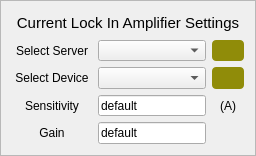
          <widget class="QFrame" name="frame_Current_Lockin_Setting">
           <property name="styleSheet">
            <string notr="true">#frame_Current_Lockin_Setting{
border:1px solid rgb(168,168,168)
}</string>
           </property>
           <property name="frameShape">
            <enum>QFrame::StyledPanel</enum>
           </property>
           <property name="frameShadow">
            <enum>QFrame::Raised</enum>
           </property>
           <layout class="QGridLayout" name="gridLayout_2" rowstretch="1,1,1,1,1" columnstretch="20,0,0">
            <item row="2" column="0">
             <widget class="QLabel" name="label_10">
              <property name="minimumSize">
               <size>
                <width>60</width>
                <height>20</height>
               </size>
              </property>
              <property name="styleSheet">
               <string notr="true">#label_ImageNum{
color: rgb(168, 168, 168)
}</string>
              </property>
              <property name="text">
               <string>Select Device</string>
              </property>
              <property name="alignment">
               <set>Qt::AlignCenter</set>
              </property>
             </widget>
            </item>
            <item row="2" column="1">
             <widget class="QComboBox" name="comboBox_Current_LI_SelectDevice">
              <property name="sizePolicy">
               <sizepolicy hsizetype="Preferred" vsizetype="Preferred">
                <horstretch>0</horstretch>
                <verstretch>0</verstretch>
               </sizepolicy>
              </property>
              <property name="minimumSize">
               <size>
                <width>50</width>
                <height>20</height>
               </size>
              </property>
              <property name="maximumSize">
               <size>
                <width>16777215</width>
                <height>16777215</height>
               </size>
              </property>
              <property name="currentIndex">
               <number>-1</number>
              </property>
             </widget>
            </item>
            <item row="2" column="2">
             <widget class="QPushButton" name="pushButton_Current_LI_DeviceIndicator">
              <property name="sizePolicy">
               <sizepolicy hsizetype="Preferred" vsizetype="Preferred">
                <horstretch>0</horstretch>
                <verstretch>0</verstretch>
               </sizepolicy>
              </property>
              <property name="minimumSize">
               <size>
                <width>20</width>
                <height>20</height>
               </size>
              </property>
              <property name="maximumSize">
               <size>
                <width>16777215</width>
                <height>16777215</height>
               </size>
              </property>
              <property name="toolTip">
               <string/>
              </property>
              <property name="styleSheet">
               <string notr="true">#pushButton_Current_LI_DeviceIndicator{
background: rgb(144, 140, 9);
 border-radius: 4px;
}</string>
              </property>
              <property name="text">
               <string/>
              </property>
              <property name="default">
               <bool>false</bool>
              </property>
             </widget>
            </item>
            <item row="3" column="0">
             <widget class="QLabel" name="label_Current_LI_Sensitivity">
              <property name="minimumSize">
               <size>
                <width>60</width>
                <height>20</height>
               </size>
              </property>
              <property name="styleSheet">
               <string notr="true">#label_ImageNum{
color: rgb(168, 168, 168)
}</string>
              </property>
              <property name="text">
               <string>Sensitivity</string>
              </property>
              <property name="alignment">
               <set>Qt::AlignCenter</set>
              </property>
             </widget>
            </item>
            <item row="3" column="1">
             <widget class="QLineEdit" name="lineEdit_Current_LI_Sensitivity">
              <property name="sizePolicy">
               <sizepolicy hsizetype="Expanding" vsizetype="Preferred">
                <horstretch>0</horstretch>
                <verstretch>0</verstretch>
               </sizepolicy>
              </property>
              <property name="minimumSize">
               <size>
                <width>50</width>
                <height>20</height>
               </size>
              </property>
              <property name="maximumSize">
               <size>
                <width>16777215</width>
                <height>16777215</height>
               </size>
              </property>
              <property name="toolTip">
               <string>0 --&gt; 2 nV/fA; 1--&gt;5nV/fA, 2--&gt;10nV/fA, 3--&gt;20nV/fA, ..., 26 --&gt; 1V/uA</string>
              </property>
              <property name="text">
               <string>default</string>
              </property>
             </widget>
            </item>
            <item row="4" column="0">
             <widget class="QLabel" name="label_12">
              <property name="minimumSize">
               <size>
                <width>80</width>
                <height>20</height>
               </size>
              </property>
              <property name="maximumSize">
               <size>
                <width>200</width>
                <height>16777215</height>
               </size>
              </property>
              <property name="text">
               <string>Gain</string>
              </property>
              <property name="alignment">
               <set>Qt::AlignCenter</set>
              </property>
             </widget>
            </item>
            <item row="4" column="1">
             <widget class="QLineEdit" name="lineEdit_Current_LI_Gain">
              <property name="sizePolicy">
               <sizepolicy hsizetype="Expanding" vsizetype="Preferred">
                <horstretch>0</horstretch>
                <verstretch>0</verstretch>
               </sizepolicy>
              </property>
              <property name="minimumSize">
               <size>
                <width>50</width>
                <height>20</height>
               </size>
              </property>
              <property name="maximumSize">
               <size>
                <width>16777215</width>
                <height>16777215</height>
               </size>
              </property>
              <property name="text">
               <string>default</string>
              </property>
             </widget>
            </item>
            <item row="3" column="2">
             <widget class="QLabel" name="label_15">
              <property name="minimumSize">
               <size>
                <width>20</width>
                <height>20</height>
               </size>
              </property>
              <property name="toolTip">
               <string notr="true"/>
              </property>
              <property name="text">
               <string>(A)</string>
              </property>
              <property name="alignment">
               <set>Qt::AlignCenter</set>
              </property>
             </widget>
            </item>
            <item row="0" column="0" colspan="3">
             <widget class="QLabel" name="label_Current_LI_Settings">
              <property name="minimumSize">
               <size>
                <width>60</width>
                <height>20</height>
               </size>
              </property>
              <property name="font">
               <font>
                <pointsize>11</pointsize>
               </font>
              </property>
              <property name="styleSheet">
               <string notr="true">#label_ImageNum{
color: rgb(168, 168, 168)
}</string>
              </property>
              <property name="text">
               <string>Current Lock In Amplifier Settings</string>
              </property>
              <property name="alignment">
               <set>Qt::AlignCenter</set>
              </property>
             </widget>
            </item>
            <item row="1" column="0">
             <widget class="QLabel" name="label_19">
              <property name="minimumSize">
               <size>
                <width>60</width>
                <height>20</height>
               </size>
              </property>
              <property name="styleSheet">
               <string notr="true">#label_ImageNum{
color: rgb(168, 168, 168)
}</string>
              </property>
              <property name="text">
               <string>Select Server</string>
              </property>
              <property name="alignment">
               <set>Qt::AlignCenter</set>
              </property>
             </widget>
            </item>
            <item row="1" column="1">
             <widget class="QComboBox" name="comboBox_Current_LI_SelectServer">
              <property name="sizePolicy">
               <sizepolicy hsizetype="Preferred" vsizetype="Preferred">
                <horstretch>0</horstretch>
                <verstretch>0</verstretch>
               </sizepolicy>
              </property>
              <property name="minimumSize">
               <size>
                <width>50</width>
                <height>20</height>
               </size>
              </property>
              <property name="maximumSize">
               <size>
                <width>16777215</width>
                <height>16777215</height>
               </size>
              </property>
              <property name="currentIndex">
               <number>-1</number>
              </property>
             </widget>
            </item>
            <item row="1" column="2">
             <widget class="QPushButton" name="pushButton_Current_LI_ServerIndicator">
              <property name="sizePolicy">
               <sizepolicy hsizetype="Preferred" vsizetype="Preferred">
                <horstretch>0</horstretch>
                <verstretch>0</verstretch>
               </sizepolicy>
              </property>
              <property name="minimumSize">
               <size>
                <width>20</width>
                <height>20</height>
               </size>
              </property>
              <property name="maximumSize">
               <size>
                <width>16777215</width>
                <height>16777215</height>
               </size>
              </property>
              <property name="toolTip">
               <string/>
              </property>
              <property name="styleSheet">
               <string notr="true">#pushButton_Current_LI_ServerIndicator{
background: rgb(144, 140, 9);
 border-radius: 4px;
}</string>
              </property>
              <property name="text">
               <string/>
              </property>
              <property name="default">
               <bool>false</bool>
              </property>
             </widget>
            </item>
           </layout>
          </widget>
